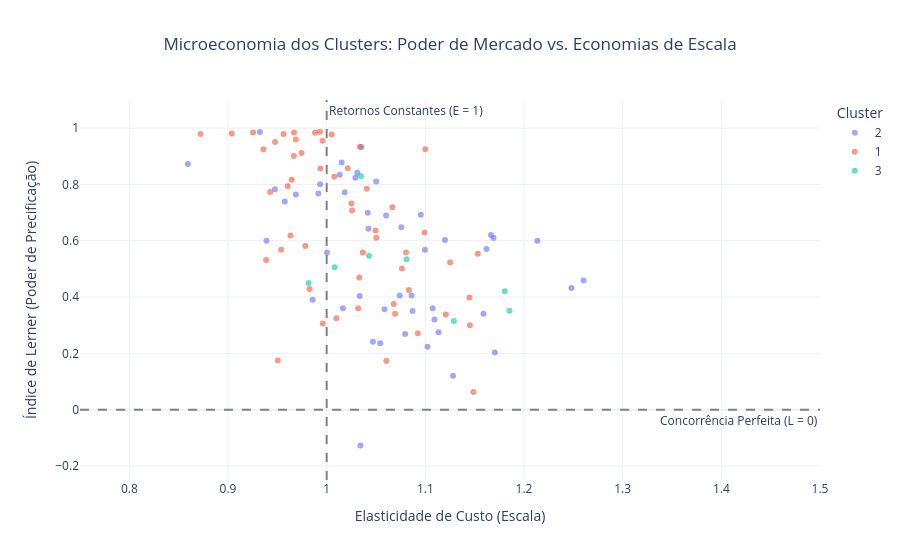

Notebook source saved alongside this figure:
### Code cell
import plotly.express as px

# Supondo que o seu dataframe final com os cálculos se chame 'df_com_lerner'
# E que ele tenha as colunas: 'Cluster', 'elasticidade_custo', 'Lerner', 'MC' (Custo Marginal) e 'Nome_Banco'
def plotar_bubble_chart(df_com_lerner, ano):
    df_plot = df_com_lerner[df_com_lerner['Cluster'] != 4]
    #df_plot = df_plot[df_plot['Cluster'] != 1]
    # 1. Preparar os dados (remover NAs para o gráfico não quebrar)
    if ano > 0:
        df_plot = df_plot[df_plot['ano'] == ano]
    
    df_plot = df_plot.dropna(subset=['elasticidade_custo', 'Lerner', 'MC']).copy()

    # Garantir que o Cluster seja tratado como categoria (texto) para cores distintas
    df_plot['Cluster'] = df_plot['Cluster'].astype(str)

    # 2. Criar o Gráfico de Dispersão de Bolhas (Bubble Chart)
    fig = px.scatter(
        df_plot,
        x="elasticidade_custo",         # Eixo X
        y="Lerner",                     # Eixo Y
        #size="ativo_total",                      # Tamanho da bolha (Pode trocar por 'ativo_total' se preferir)
        color="Cluster",                # Uma cor para cada modelo de negócios
        hover_name="nome",        # O nome que aparece em destaque ao passar o mouse
        hover_data={                    # Dados extras no tooltip
            "elasticidade_custo": ':.3f', 
            "Lerner": ':.3f',
            "MC": ':.4f',
            "Cluster": False            # Oculta o cluster do tooltip, pois já está na cor
        },
        opacity=0.6,                    # SOLUÇÃO 1: Transparência de 60%
        #size_max=18,                    # SOLUÇÃO 3: Reduzindo o limite de tamanho
        range_x=[0.75, 1.5],          # Limita o Eixo X (Elasticidade)
        range_y=[-0.25, 1.1],         # Limita o Eixo Y (Lerner). Coloquei 1.1 como teto lógico
        title="Microeconomia dos Clusters: Poder de Mercado vs. Economias de Escala",
        labels={
            "elasticidade_custo": "Elasticidade de Custo (Escala)",
            "Lerner": "Índice de Lerner (Poder de Precificação)",
            "MC": "Custo Marginal"
        },
        template="plotly_white"         # Fundo limpo e acadêmico
    )

    # 3. Adicionar as Linhas de Referência Estruturais (Cruciais para a análise)
    # Linha Vertical: Separa Economias de Escala (< 1) de Deseconomias (> 1)
    fig.add_vline(
        x=1.0, 
        line_dash="dash", 
        line_color="gray", 
        annotation_text="Retornos Constantes (E = 1)", 
        annotation_position="top right"
    )

    # Linha Horizontal: Separa Poder de Monopólio (> 0) de Preço Predatório (< 0)
    fig.add_hline(
        y=0.0, 
        line_dash="dash", 
        line_color="gray", 
        annotation_text="Concorrência Perfeita (L = 0)", 
        annotation_position="bottom right"
    )

    # 4. Centralizar o título e exibir
    fig.update_layout(title_x=0.5)
    fig.show()

    # Para salvar como uma página interativa separada (opcional):
    # fig.write_html("analise_clusters_microeconomia.html")

plotar_bubble_chart(model_lerner, ano=2015) # ano=0 para mostrar todos os anos juntos, ou coloque um ano específico

### Figure 1 — Plotly figure (JSON) as saved in the notebook; plotly's stock layout.template omitted (floating-point values rounded to 4 significant figures)
{"data": [{"customdata": [[0.006841, "2"], [0.01004, "2"], [0.01009, "2"], [0.01025, "2"], [0.0167, "2"], [0.01258, "2"], [0.006232, "2"], [0.006688, "2"], [0.00638, "2"], [0.001248, "2"], [0.01339, "2"], [0.01816, "2"], [8.124e-05, "2"], [0.01713, "2"], [0.01667, "2"], [0.01268, "2"], [0.01467, "2"], [0.01429, "2"], [0.0076, "2"], [0.01462, "2"], [0.01574, "2"], [0.006216, "2"], [0.009154, "2"], [0.02171, "2"], [0.001727, "2"], [0.007924, "2"], [0.004154, "2"], [0.003859, "2"], [0.02159, "2"], [0.01919, "2"], [0.0243, "2"], [0.009364, "2"], [0.002059, "2"], [0.009821, "2"], [0.004896, "2"], [0.006208, "2"], [0.004633, "2"], [0.006996, "2"], [0.0112, "2"], [0.00221, "2"], [0.037, "2"], [0.01147, "2"], [0.01529, "2"], [0.01245, "2"], [0.009201, "2"], [0.01007, "2"], [0.001046, "2"], [0.00198, "2"], [0.009329, "2"], [0.007792, "2"], [0.01704, "2"], [0.001992, "2"]], "hovertemplate": "<b>%{hovertext}</b><br><br>Elasticidade de Custo (Escala)=%{x:.3f}<br>Índice de Lerner (Poder de Precificação)=%{y:.3f}<br>Custo Marginal=%{customdata[0]:.4f}<extra></extra>", "hovertext": ["BCO DO BRASIL S.A.", "BV FINANCEIRA S.A. CFI", "SANTINVEST S.A. - CFI", "PARANA BCO S.A.", "BCO TRIANGULO S.A.", "LUIZACRED S.A. SCFI", "BCO KEB HANA DO BRASIL S.A.", "BANCO NEON S.A.", "BCO ABC BRASIL S.A.", "HIPERCARD BM S.A.", "BCO INDUSTRIAL DO BRASIL S.A.", "MERCANTIL BRASIL FIN S.A. CFI", "CITIBANK N.A.", "BRB - CFI S/A", "BCO CACIQUE S.A.", "BANIF BRASIL BM S.A.", "ITAÚ BMG CONSIGNADO", "BCO MÁXIMA S.A.", "CAIXA ECONOMICA FEDERAL", "BANCO PORTO REAL DE INVEST.S.A", "BANCO INTERMEDIUM S/A", "BANCO BRADESCARD", "PERNAMBUCANAS FINANC S.A. CFI", "NEGRESCO S.A. - CFI", "BCO LA PROVINCIA B AIRES BCE", "BMW FINANCEIRA S.A. - CFI", "BCO DA AMAZONIA S.A.", "BCO REP ORIENTAL URUGUAY BCE", "BCO ARBI S.A.", "BCO CETELEM S.A.", "CREDIARE CFI S.A.", "BCO TRICURY S.A.", "BCO VOLVO BRASIL S.A.", "BCO INTERCAP S.A.", "BCO VOLKSWAGEN S.A", "BCO BRADESCO CARTOES S.A.", "BCO SUMITOMO MITSUI BRASIL S.A.", "BCO BRADESCO S.A.", "BCO ALFA DE INVESTIMENTO S.A.", "BCO MERCEDES-BENZ S.A.", "BCO PECUNIA S.A.", "CIA CFI RCI BRASIL S.A.", "BCO DAYCOVAL S.A", "BANCO CIFRA", "FIN. ITAU CBD CFI", "NOVO BCO CONTINENTAL S.A. - BM", "HS FINANCEIRA", "BCO CRÉDIT AGRICOLE BR S.A.", "BCO KDB BRASIL S.A.", "BCO CSF S.A.", "CCB BRASIL S.A. - CFI", "MIDWAY S.A. - SCFI"], "legendgroup": "2", "marker": {"color": "#636efa", "opacity": 0.6, "symbol": "circle"}, "mode": "markers", "name": "2", "orientation": "v", "showlegend": true, "type": "scatter", "x": [1.248, 1.167, 0.9858, 1.113, 1.109, 1.12, 0.9934, 1.034, 1.015, 0.2269, 1.042, 1.128, 0.2396, 1.059, 1.086, 1.06, 1.17, 1.054, 1.26, 1.0, 1.102, 0.9688, 1.029, 0.9576, 0.5693, 1.013, 1.162, 0.8593, 1.034, 1.159, 1.074, 1.017, 0.9475, 0.939, 1.05, 1.169, 1.031, 1.214, 1.047, 1.042, 1.107, 1.087, 1.076, 1.1, 1.095, 0.9916, 0.1025, 0.9323, 1.035, 1.018, 1.08, 0.1845], "xaxis": "x", "y": [0.4325, 0.6203, 0.3903, 0.2751, 0.3199, 0.6028, 0.8006, 0.4039, 0.8778, 0.9427, 0.6427, 0.1199, 0.9917, 0.357, 0.4053, 0.6901, 0.203, 0.2354, 0.4586, 0.558, 0.2237, 0.7644, 0.824, 0.7397, 0.9855, 0.8348, 0.5707, 0.8723, -0.1273, 0.341, 0.4059, 0.3598, 0.7826, 0.6001, 0.8104, 0.6097, 0.8415, 0.5996, 0.2414, 0.6994, 0.3605, 0.3507, 0.6476, 0.568, 0.6921, 0.7675, 0.9574, 0.9864, 0.9329, 0.7724, 0.2684, 0.9617], "yaxis": "y"}, {"customdata": [[0.001382, "1"], [0.008005, "1"], [0.0001467, "1"], [0.002797, "1"], [0.006165, "1"], [0.004743, "1"], [0.005799, "1"], [0.002481, "1"], [0.008233, "1"], [0.01005, "1"], [0.007632, "1"], [0.0004606, "1"], [0.001705, "1"], [0.003167, "1"], [0.008154, "1"], [0.001932, "1"], [0.004575, "1"], [0.006573, "1"], [0.002776, "1"], [0.005716, "1"], [0.000924, "1"], [0.003038, "1"], [0.003596, "1"], [0.01026, "1"], [0.004697, "1"], [0.003468, "1"], [0.00545, "1"], [0.005525, "1"], [0.001097, "1"], [0.008105, "1"], [0.008062, "1"], [0.003331, "1"], [0.009407, "1"], [0.0003322, "1"], [0.01207, "1"], [0.01204, "1"], [0.006823, "1"], [0.01557, "1"], [0.008891, "1"], [0.023, "1"], [0.007635, "1"], [0.001156, "1"], [0.001599, "1"], [0.008117, "1"], [0.004038, "1"], [0.002711, "1"], [0.0146, "1"], [0.001422, "1"], [0.008638, "1"], [0.001719, "1"], [0.00494, "1"], [0.000952, "1"], [0.01023, "1"], [0.01428, "1"], [0.0006313, "1"], [0.01448, "1"], [0.004211, "1"], [0.01076, "1"], [0.006203, "1"]], "hovertemplate": "<b>%{hovertext}</b><br><br>Elasticidade de Custo (Escala)=%{x:.3f}<br>Índice de Lerner (Poder de Precificação)=%{y:.3f}<br>Custo Marginal=%{customdata[0]:.4f}<extra></extra>", "hovertext": ["BCO RABOBANK INTL BRASIL S.A.", "BCO YAMAHA MOTOR S.A.", "SCANIA BCO S.A.", "BANCO RANDON S.A.", "BRK S.A. CFI", "BR PARTNERS BI", "BCO BBM S.A.", "BCO BNP PARIBAS BRASIL S A", "BCO WOORI BANK DO BRASIL S.A.", "FINANC ALFA S.A. CFI", "BANCOOB", "BCO CATERPILLAR S.A.", "SCOTIABANK BRASIL", "BANCO CNH INDUSTRIAL CAPITAL S.A", "BCO. J.SAFRA S.A.", "BANCO BTG PACTUAL S.A.", "BCO MODAL S.A.", "BCO CREDIT SUISSE (BRL) S.A.", "BCO TOYOTA DO BRASIL S.A.", "BCO CEDULA S.A.", "BCO J.P. MORGAN S.A.", "BCO CAIXA GERAL BRASIL S.A.", "BCO CITIBANK S.A.", "BCO INDUSCRED DE INVESTIM. S/A", "BCO FATOR S.A.", "BI CREDIT SUISSE (BRASIL) S.A.", "HAITONG BI DO BRASIL S.A.", "BCO PSA FINANCE BRASIL S.A.", "BCO CARGILL S.A.", "BCO HONDA S.A.", "FINAMAX S.A. CFI", "BRASIL PLURAL S.A. BCO.", "BANCO ANDBANK (BRASIL) S.A.", "BCO DE LAGE LANDEN BRASIL S.A.", "SANTANA S.A. - CFI", "BANCO BARI S.A.", "BCO SAFRA S.A.", "BCO FIBRA S.A.", "BCO LUSO BRASILEIRO S.A.", "BANCO PAN", "BCO VOTORANTIM S.A.", "KREDILIG S.A. - CFI", "BCO TOKYO-MITSUBISHI UFJ S.A.", "BCO SOFISA S.A.", "BCO BPN BRASIL S.A.", "BCO MIZUHO S.A.", "BCO FICSA S.A.", "BOFA MERRILL LYNCH BM S.A.", "BANCO FIDIS", "DEUTSCHE BANK S.A.BCO ALEMAO", "BCO DO NORDESTE DO BRASIL S.A.", "BANCO MONEO S.A.", "BANCO TOPÁZIO S.A.", "BANCO SEMEAR", "BANCO JOHN DEERE S.A.", "BCO A.J. RENNER S.A.", "BANCO ORIGINAL", "CARUANA SCFI", "BCO ORIGINAL DO AGRO S/A"], "legendgroup": "1", "marker": {"color": "#EF553B", "opacity": 0.6, "symbol": "circle"}, "mode": "markers", "name": "1", "orientation": "v", "showlegend": true, "type": "scatter", "x": [0.8722, 1.05, 0.2084, 0.9538, 0.9505, 0.9668, 0.9359, 1.034, 1.032, 1.121, 1.149, 0.201, 0.9254, 1.025, 1.145, 0.9959, 1.026, 1.068, 0.9936, 0.9633, 1.005, 0.9687, 1.1, 0.9386, 1.037, 1.067, 0.9477, 1.076, 0.9038, 1.125, 1.033, 0.9428, 1.011, 0.2215, 0.9827, 0.996, 1.099, 1.041, 1.05, 1.145, 1.008, 0.1091, 0.9669, 1.08, 0.9646, 0.9563, 1.01, 0.9882, 1.083, 0.9932, 1.153, 0.9605, 1.061, 1.069, 0.9745, 1.092, 1.021, 1.01, 0.9784], "xaxis": "x", "y": [0.9795, 0.6105, 0.9464, 0.5684, 0.1744, 0.9008, 0.9249, 0.9339, 0.36, 0.3379, 0.06291, 0.9439, 0.9845, 0.7326, 0.2996, 0.9552, 0.7073, 0.3749, 0.8568, 0.6186, 0.9773, 0.9593, 0.9253, 0.5312, 0.558, 0.7194, 0.9508, 0.5012, 0.9808, 0.523, 0.4691, 0.7733, -0.2967, 0.956, 0.4289, 0.3062, 0.6295, 0.7843, 0.6366, 0.3985, 0.8275, 0.9615, 0.9844, 0.5586, 0.8165, 0.979, -0.6676, 0.9837, 0.425, 0.9876, 0.5534, 0.7933, 0.1734, 0.341, 0.9114, 0.2712, 0.8578, 0.3243, 0.5813], "yaxis": "y"}, {"customdata": [[0.03285, "3"], [0.0205, "3"], [0.0161, "3"], [0.004889, "3"], [0.003454, "3"], [0.004254, "3"], [0.02404, "3"], [0.01762, "3"], [0.02326, "3"], [0.01868, "3"]], "hovertemplate": "<b>%{hovertext}</b><br><br>Elasticidade de Custo (Escala)=%{x:.3f}<br>Índice de Lerner (Poder de Precificação)=%{y:.3f}<br>Custo Marginal=%{customdata[0]:.4f}<extra></extra>", "hovertext": ["PORTOCRED S.A. - CFI", "DACASA FINANCEIRA S/A - SCFI", "SOROCRED CFI S.A.", "BCV", "VIA CERTA FINANCIADORA S.A. - CFI", "CREFISA S.A. CFI", "BCO OLÉ BONSUCESSO CONSIGNADO S.A.", "BCO BRADESCO FINANC. S.A.", "AYMORÉ CFI S.A.", "OMNI SA CFI"], "legendgroup": "3", "marker": {"color": "#00cc96", "opacity": 0.6, "symbol": "circle"}, "mode": "markers", "name": "3", "orientation": "v", "showlegend": true, "type": "scatter", "x": [0.9817, 1.043, 1.008, 1.035, 0.08737, 0.1897, 1.129, 1.181, 1.185, 1.081], "xaxis": "x", "y": [0.4503, 0.5466, 0.5057, 0.8295, 0.9506, 0.9549, 0.3151, 0.4208, 0.351, 0.534], "yaxis": "y"}], "layout": {"annotations": [{"showarrow": false, "text": "Retornos Constantes (E = 1)", "x": 1, "xanchor": "left", "xref": "x", "y": 1, "yanchor": "top", "yref": "y domain"}, {"showarrow": false, "text": "Concorrência Perfeita (L = 0)", "x": 1, "xanchor": "right", "xref": "x domain", "y": 0, "yanchor": "top", "yref": "y"}], "legend": {"title": {"text": "Cluster"}, "tracegroupgap": 0}, "shapes": [{"line": {"color": "gray", "dash": "dash"}, "type": "line", "x0": 1, "x1": 1, "xref": "x", "y0": 0, "y1": 1, "yref": "y domain"}, {"line": {"color": "gray", "dash": "dash"}, "type": "line", "x0": 0, "x1": 1, "xref": "x domain", "y0": 0, "y1": 0, "yref": "y"}], "title": {"text": "Microeconomia dos Clusters: Poder de Mercado vs. Economias de Escala", "x": 0.5}, "xaxis": {"anchor": "y", "domain": [0, 1], "range": [0.75, 1.5], "title": {"text": "Elasticidade de Custo (Escala)"}}, "yaxis": {"anchor": "x", "domain": [0, 1], "range": [-0.25, 1.1], "title": {"text": "Índice de Lerner (Poder de Precificação)"}}}}
